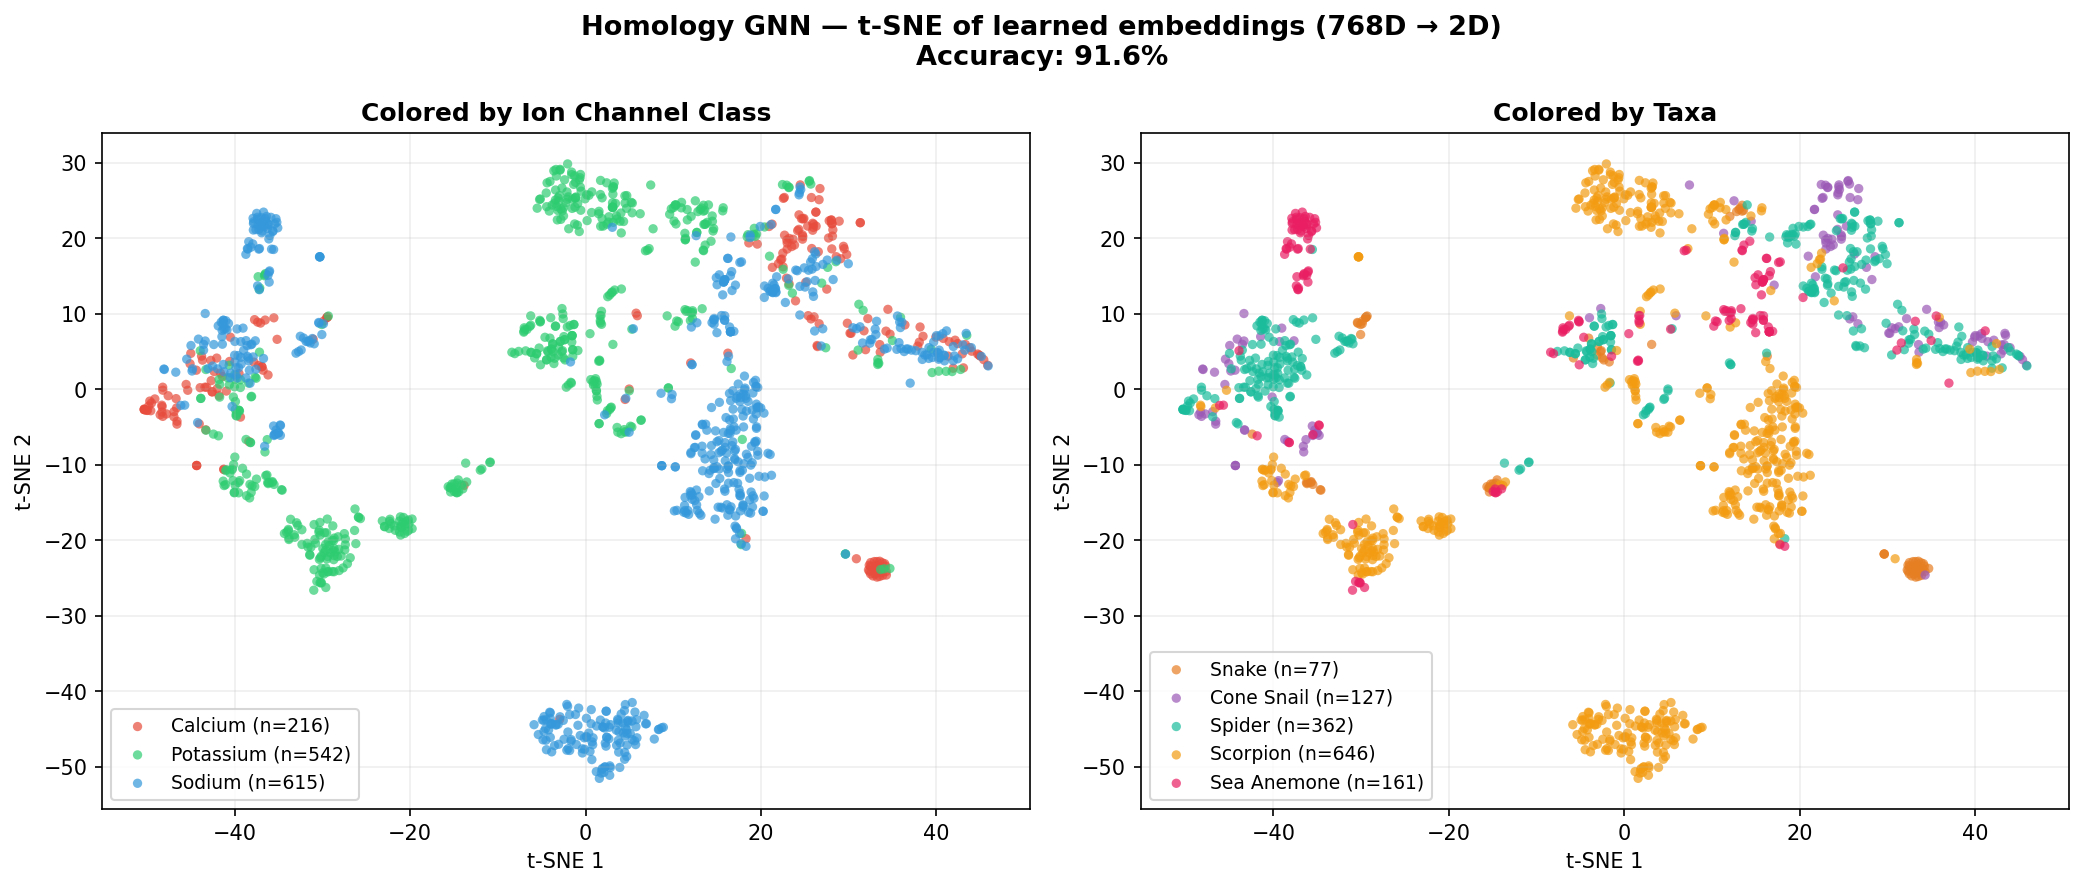

This chart was generated by the following Python code:
#!/usr/bin/env python3
"""
t-SNE of Homology GNN learned embeddings.
Extracts the concatenated [structure, sequence, homology] features (768D)
from the trained model, runs t-SNE, plots colored by class and taxa.
"""

import torch
import numpy as np
import pandas as pd
import pickle
import time
from sklearn.manifold import TSNE
from sklearn.decomposition import PCA
from torch_geometric.data import Batch
from torch.utils.data import DataLoader
import matplotlib
matplotlib.use('Agg')
import matplotlib.pyplot as plt

from train_homology_multimodal import (
    HomologyMultimodalClassifier, HOMOLOGY_DIM,
    create_protein_graph, compute_homology_features_batch,
    HomologyDataset, collate_fn,
)

LABEL_NORMALIZE = {'Ca': 'Calcium', 'Na': 'Sodium', 'K': 'Potassium'}
TAXA_LIST       = ['Snake', 'Cone Snail', 'Spider', 'Scorpion', 'Sea Anemone']

# ── Load data ─────────────────────────────────────────────────────────────────
print("Loading data...")
esm_features = torch.load('esm_features_fasta_aligned.pt')
metadata_df  = pd.read_csv('feature_metadata_fasta_aligned.csv')
cone_df     = pd.read_excel('cone_trainingData.xlsx')
toxin_df     = pd.read_excel('toxinCombined_Finalv3.xlsx')
taxa_lookup  = dict(zip(
    pd.read_csv('taxa_fastas/taxa_metadata.csv')['protein_id'],
    pd.read_csv('taxa_fastas/taxa_metadata.csv')['taxa'],
))

labels, proteins, taxa_labels, protein_ids = [], [], [], []
for _, row in metadata_df.iterrows():
    pid, dataset = row['protein_id'], row['dataset']
    if dataset == 'cone':
        pr = cone_df[cone_df['Entry'] == pid]
        if len(pr) == 0: continue
        r = pr.iloc[0]
        if r['match'] == r['Zhang result']:    cls = r['match']
        elif r['match'] == 'Other':            cls = r['Zhang result']
        elif r['Zhang result'] == 'Other':     cls = r['match']
        else:                                  continue
        cls = LABEL_NORMALIZE.get(cls, cls)
    elif dataset == 'toxin_combined':
        pr = toxin_df[toxin_df['entry'] == pid]
        if len(pr) == 0: continue
        cls = pr.iloc[0]['ionChannelClass']
    else:
        continue
    taxa = taxa_lookup.get(pid)
    if taxa is None: continue
    labels.append(cls); proteins.append(row)
    taxa_labels.append(taxa); protein_ids.append(pid)

unique_classes = sorted(set(labels))
class_to_idx   = {c: i for i, c in enumerate(unique_classes)}
labels_idx     = np.array([class_to_idx[l] for l in labels])
print(f"Proteins: {len(proteins)} | Classes: {unique_classes}")

# ── Build graphs + homology features ─────────────────────────────────────────
print("Building graphs...")
graphs, filt_labels, filt_taxa, filt_ids = [], [], [], []
filt_proteins = []
for i, p in enumerate(proteins):
    if (i+1) % 200 == 0: print(f"  {i+1}/{len(proteins)}")
    g = create_protein_graph(p)
    if g is not None:
        graphs.append(g)
        filt_proteins.append(p)
        filt_labels.append(labels_idx[i])
        filt_taxa.append(taxa_labels[i])
        filt_ids.append(protein_ids[i])

print("Computing homology features...")
hom_tensors  = compute_homology_features_batch(filt_proteins)
esm_tensors  = torch.stack([torch.from_numpy(esm_features[p['feature_key']]).float() for p in filt_proteins])
labels_tensor = torch.from_numpy(np.array(filt_labels)).long()

loader = DataLoader(
    HomologyDataset(graphs, esm_tensors, hom_tensors, labels_tensor),
    batch_size=32, shuffle=False, collate_fn=collate_fn,
)

# ── Load model + extract embeddings ──────────────────────────────────────────
print("Loading model...")
device = torch.device('cuda' if torch.cuda.is_available() else 'cpu')
model  = HomologyMultimodalClassifier(
    num_classes=len(unique_classes), esm_dim=1280,
    gnn_hidden_dim=256, homology_dim=HOMOLOGY_DIM,
    fusion_hidden_dim=512, dropout_rate=0.1,
).to(device)
model.load_state_dict(torch.load('homology_multimodal_gnn.pth', map_location=device))
model.eval()

print("Extracting embeddings...")
all_feats, all_preds, all_labels = [], [], []
with torch.no_grad():
    for g, esm, hom, y in loader:
        g, esm, hom = g.to(device), esm.to(device), hom.to(device)
        logits, structure_out, sequence_out, homology_out = model(g, esm, hom)
        # Concatenate all three modality outputs → 768D representation
        combined = torch.cat([structure_out, sequence_out, homology_out], dim=1)
        all_feats.append(combined.cpu())
        all_preds.extend(logits.argmax(1).cpu().numpy())
        all_labels.extend(y.numpy())

features   = torch.cat(all_feats, dim=0).numpy()
all_preds  = np.array(all_preds)
all_labels = np.array(all_labels)
acc = (all_preds == all_labels).mean()
print(f"Features shape: {features.shape} | Accuracy: {acc*100:.1f}%")

# ── PCA → t-SNE ───────────────────────────────────────────────────────────────
print("Running PCA → t-SNE...")
t0      = time.time()
reduced = PCA(n_components=50, random_state=42).fit_transform(features)
coords  = TSNE(n_components=2, perplexity=40, n_iter=1000, random_state=42).fit_transform(reduced)
print(f"t-SNE done in {time.time()-t0:.0f}s")

# ── Plot ──────────────────────────────────────────────────────────────────────
CLASS_COLORS = {'Calcium': '#e74c3c', 'Potassium': '#2ecc71', 'Sodium': '#3498db'}
TAXA_COLORS  = {'Snake': '#e67e22', 'Cone Snail': '#9b59b6', 'Spider': '#1abc9c',
                'Scorpion': '#f39c12', 'Sea Anemone': '#e91e63'}

fig, (ax1, ax2) = plt.subplots(1, 2, figsize=(14, 6))
fig.suptitle(f'Homology GNN — t-SNE of learned embeddings (768D → 2D)\nAccuracy: {acc*100:.1f}%',
             fontsize=13, fontweight='bold')

for cls, idx in class_to_idx.items():
    mask = all_labels == idx
    ax1.scatter(coords[mask, 0], coords[mask, 1],
                c=CLASS_COLORS.get(cls, '#999'), label=f'{cls} (n={mask.sum()})',
                alpha=0.7, s=20, edgecolors='none')
ax1.set_title('Colored by Ion Channel Class', fontweight='bold')
ax1.legend(fontsize=9); ax1.set_xlabel('t-SNE 1'); ax1.set_ylabel('t-SNE 2'); ax1.grid(alpha=0.2)

for taxa in TAXA_LIST:
    mask = np.array(filt_taxa) == taxa
    if mask.sum() == 0: continue
    ax2.scatter(coords[mask, 0], coords[mask, 1],
                c=TAXA_COLORS.get(taxa, '#999'), label=f'{taxa} (n={mask.sum()})',
                alpha=0.7, s=20, edgecolors='none')
ax2.set_title('Colored by Taxa', fontweight='bold')
ax2.legend(fontsize=9); ax2.set_xlabel('t-SNE 1'); ax2.set_ylabel('t-SNE 2'); ax2.grid(alpha=0.2)

plt.tight_layout()
plt.savefig('tsne_homology.png', dpi=150, bbox_inches='tight')
print("Saved: tsne_homology.png")
